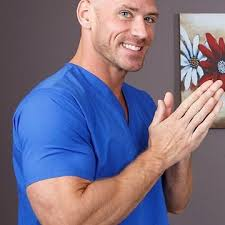
#> input picture image-processing/download.jpeg, 225 x 225 px, found by its file name
$ python b.py
#> lines starting #> are read from the running program, lines starting #| are printed output that depends on the picture
import numpy as np

import cv2

img = cv2.imread('download.jpeg',0)
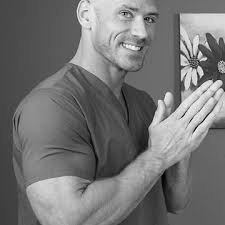
#> img: shape (225, 225); min 0, max 255, mean 117

img = np.float32(img)

dct = cv2.dct(img,cv2.DCT_INVERSE)
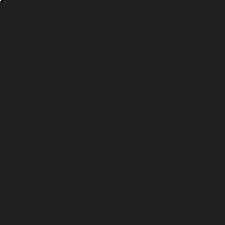
#> dct: shape (225, 225) float32; min -3849.6, max 26316.9, mean 0.4; drawn with min black and max white
img1  = cv2.idct(dct)
img1 = np.uint8(img1)

cv2.imshow("dct image",dct)
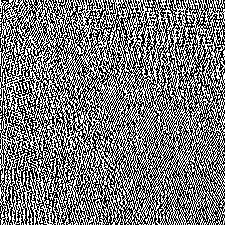
#> window 'dct image': shape (225, 225); min 0, max 255, mean 121.7
cv2.imshow("inversed image",img1)# both ways the file size was increased , then how come it was used for compression
#cv2.imwrite('inversed1.jpg',dct)
cv2.waitKey(0)
cv2.destroyAllWindows()
